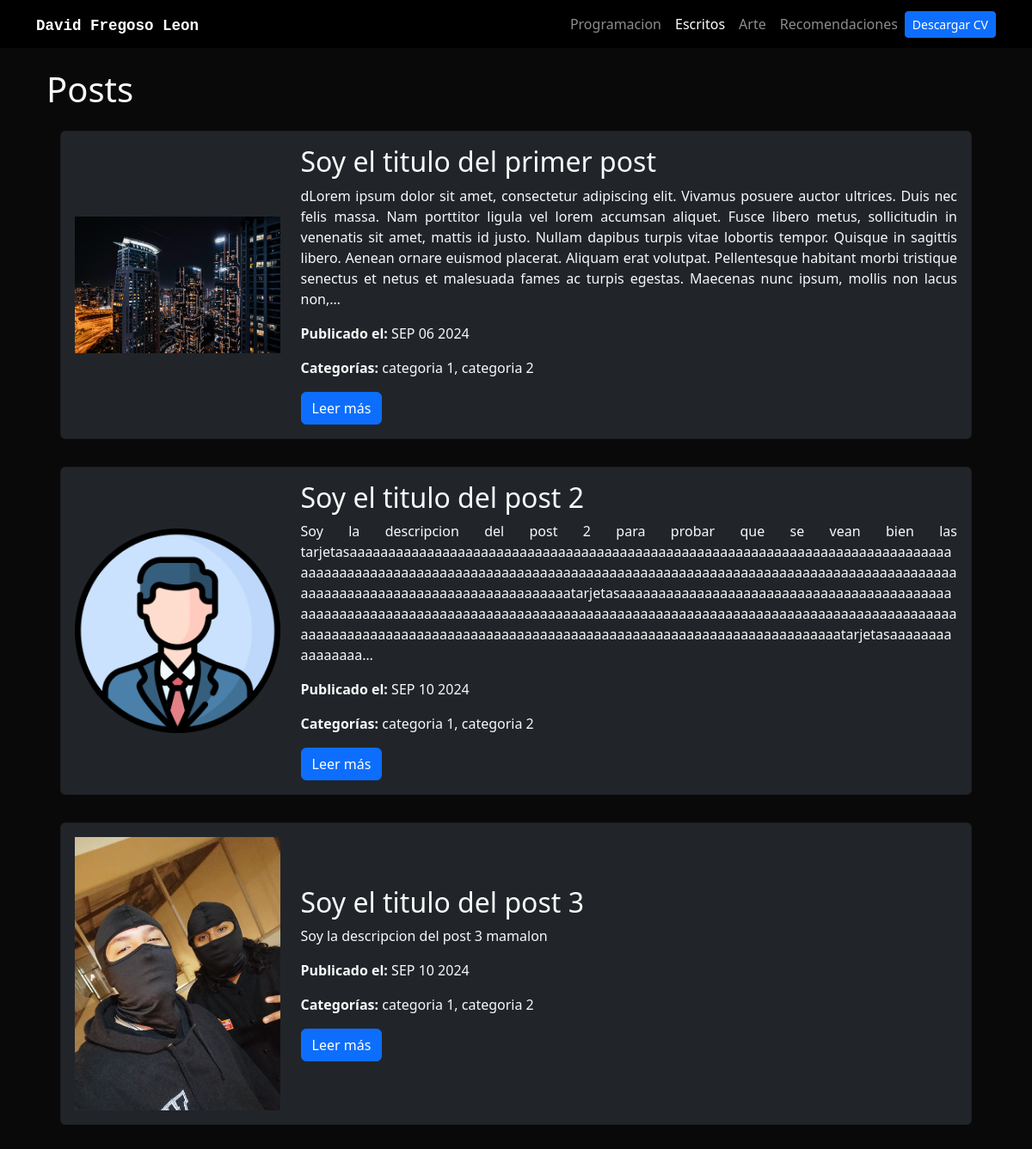
Screenshot of /blog/ with the database file from the repository.
### blog/models.py (models this page shows, shortened)
class BasePostsContent(models.Model):
    title = models.CharField(max_length=250)
    slug = models.CharField(max_length=250)
    img = models.ImageField(upload_to='posts/images/', verbose_name="Image")
    description = models.TextField()
    date = models.DateField(default=datetime.date.today)
    class Meta:
        abstract = True

class Post(BasePostsContent):
    POST_TYPES = [
        ('escritos', 'Escritos'),
        ('recomendaciones', 'Recomendaciones')
    ]
    type = models.CharField(max_length=15, choices=POST_TYPES)
    categories = models.ManyToManyField(Categories, related_name="posts")
    content = CKEditor5Field('Text', config_name='extends')

### category/models.py (models this page shows, shortened)
class Categories(models.Model):
    CATEGORIES_TYPES = [
        ('escritos', 'Escritos'),
        ('recomendaciones', 'Recomendaciones')
    ]
    name = models.CharField(max_length=250)
    slug = models.CharField(max_length=250)
    type = models.CharField(max_length=15, choices=CATEGORIES_TYPES)

### blog/views.py (the view)
# urls.py: path('', render_posts, name='post'),
def render_posts(request):
    posts = Post.objects.all()
    return render(request, 'posts.html', {'posts': posts})

### blog/templates/posts.html
{% extends 'layout.html' %}
{% block content %}
    <h1>Posts</h1>
    {% for post in posts %}
    <div class="p-3">
        <div class="card card-body bg-dark card-project">
            <div class="row">
                <div class="col-3 my-auto">
                    {% if post.img %}
                        <img src="{{ post.img.url }}" alt="{{ post.title }}" style="max-width: 100%;" class="img-fluid">
                    {% endif %}
                </div>
                <div class="col-9 my-auto">
                    <h2>{{ post.title }}</h2>
                    <p style="text-align: justify;">{{ post.description|striptags|truncatechars:500 }}</p>
                    <p><strong>Publicado el:</strong> {{ post.date|date:"M d Y"|upper }}</p>
                    <p><strong>Categorías:</strong>
                        {% for category in post.categories.all %}
                            {{ category.name }}{% if not forloop.last %}, {% endif %}
                        {% endfor %}
                    </p>
                    <a href="{% url 'blog:post_detail' post.slug %}" class="btn btn-primary">Leer más</a>
                </div>
            </div>
        </div>
    </div>
    {% empty %}
        <p>No hay posts disponibles.</p>
    {% endfor %}
{% endblock %}

### portfolio/static/main.css (style rules this page uses)
body { background-color: #090909; }
.card-project { transition: border 0.3s ease; }

### rows the page displays
Post: img (picture), title "Soy el titulo del primer post", description "dLorem ipsum dolor sit amet, consectetur adipiscing elit. Vivamus posuere auctor ultrices. Duis nec felis massa. Nam porttitor ligula vel lorem accumsan aliquet. Fusce libero metus, sollicitudin in venenatis sit amet, mattis id justo. Nullam dapibus turpis vitae lobortis tempor. Quisque in sagittis libero. Aenean ornare euismod placerat. Aliquam erat volutpat. Pellentesque habitant morbi tristique senectus et netus et malesuada fames ac turpis egestas. Maecenas nunc ipsum, mollis non lacus non,…", date "SEP 06 2024"
Categories: name "categoria 1"
Categories: name "categoria 2"
Post: img (placeholder picture), title "Soy el titulo del post 2", description "Soy la descripcion del post 2 para probar que se vean bien las tarjetasaaaaaaaaaaaaaaaaaaaaaaaaaaaaaaaaaaaaaaaaaaaaaaaaaaaaaaaaaaaaaaaaaaaaaaaaaaaaaaaaaaaaaaaaaaaaaaaaaaaaaaaaaaaaaaaaaaaaaaaaaaaaaaaaaaaaaaaaaaaaaaaaaaaaaaaaaaaaaaaaaaaaaaaaaaaaaaaaaaaaaaaaaaaaaaaaaaaaaatarjetasaaaaaaaaaaaaaaaaaaaaaaaaaaaaaaaaaaaaaaaaaaaaaaaaaaaaaaaaaaaaaaaaaaaaaaaaaaaaaaaaaaaaaaaaaaaaaaaaaaaaaaaaaaaaaaaaaaaaaaaaaaaaaaaaaaaaaaaaaaaaaaaaaaaaaaaaaaaaaaaaaaaaaaaaaaaaaaaaaaaaaaaaaaaaaaaaaaaaaatarjetasaaaaaaaaaaaaaaaa…", date "SEP 10 2024"
Post: img (picture), title "Soy el titulo del post 3", description "Soy la descripcion del post 3 mamalon", date "SEP 10 2024"
